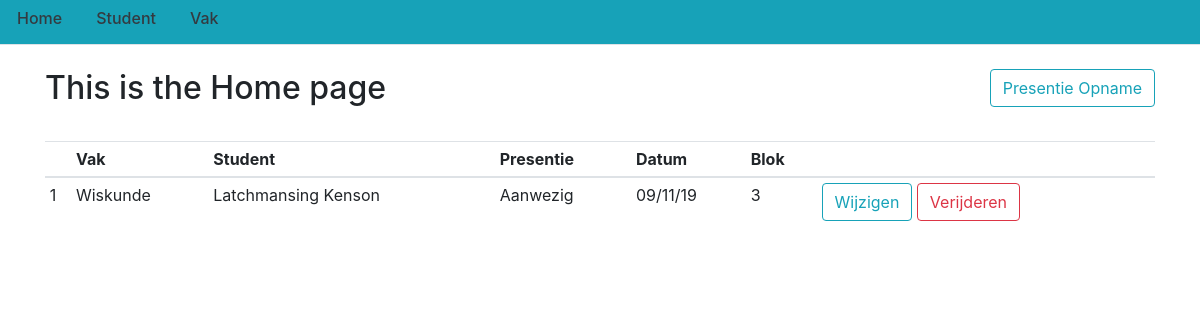
Page /home on the earlier database version.
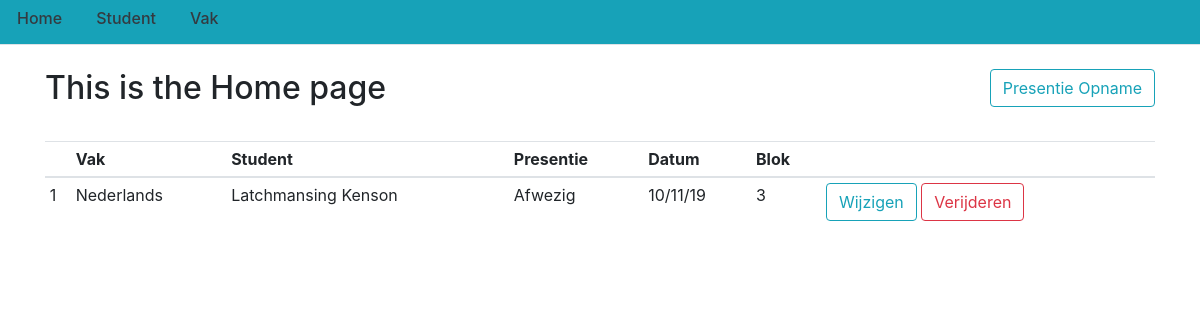
Same page on the later database version.
### flasklog/models.py (models this page shows, shortened)
class Presentie(db.Model):
    pres_id = db.Column(db.Integer(), primary_key=True)
    vak_id = db.Column(db.Integer(), db.ForeignKey('vak.vak_id'), nullable=False)
    student_id = db.Column(db.Integer(), db.ForeignKey('student.student_id'), nullable=False)
    presentie = db.Column(db.String(30), nullable=False)
    blok = db.Column(db.String(30), nullable=False)
    datum = db.Column(db.DateTime, nullable=False, default=datetime.now)

class Vak(db.Model):
    vak_id = db.Column(db.Integer(), primary_key=True)
    vakcode = db.Column(db.String(225), unique=True, nullable=False)
    vaknaam = db.Column(db.String(225), unique=True, nullable=False)
    presentie = db.relationship('Presentie', backref='vak', lazy=True)

class Student(db.Model):
    student_id = db.Column(db.Integer(), primary_key=True)
    naam = db.Column(db.String(225), nullable=False)
    voornaam = db.Column(db.String(225), nullable=False)
    studentnummer = db.Column(db.String(225), unique=True, nullable=False)
    richting = db.Column(db.String(225), nullable=False)
    cohort = db.Column(db.Integer(), nullable=False)
    leerjaar = db.Column(db.String(30), nullable=False)
    presentie = db.relationship('Presentie', backref='student', lazy=True)

### flasklog/routes.py (the view)
@app.route('/')
@app.route('/home')
def home():
    pres = Presentie.query.all()
    return render_template('home.html', title='Home', posts=pres)

### flasklog/templates/home.html
{% extends "layout.html" %}
{% block content %}
<br>
<div>
    <div class="float-right">
        <a href="{{ url_for('presentie') }}">
            <button type="button" class="btn btn-outline-info">Presentie Opname</button>
        </a>
    </div>
    <div class="float-left">
        <h2>This is the Home page</h2>
    </div>
</div>
<br>
<br>
<br>
<div style="height: 20em; overflow: auto;">
    <table id="tbl_student" class="table table-sm">
        <thead>
            <tr>
                <th scope="col"></th>
                <th scope="col">Vak</th>
                <th scope="col">Student</th>
                <th scope="col">Presentie</th>
                <th scope="col">Datum</th>
                <th scope="col">Blok</th>
                <th scope="col"></th>
            </tr>
        </thead>
        <tbody>
            {% for pres in posts %}
            <tr>
                <td>{{ pres.pres_id }}</td>
                <td>{{ pres.vak.vaknaam }}</td>
                <td>{{ pres.student.naam }} {{ pres.student.voornaam }}</td>
                <td>{{ pres.presentie }}</td>
                <td>{{ pres.datum.strftime('%d/%m/%y') }}</td>
                <td>{{ pres.blok }}</td>
                <td>
                    <a href="{{ url_for('pres', id=pres.pres_id) }}">
                        <button type="button" class="btn btn-outline-info">Wijzigen</button>
                    </a>
                    <a href="{{ url_for('verwijder_pres', id=pres.pres_id) }}">
                        <button type="button" class="btn btn-outline-danger">Verijderen</button>
                    </a>
                </td>
            </tr>
            {% endfor %}
        </tbody>
    </table>
</div>
{% endblock content %}

### flasklog/templates/layout.html (shortened to what this page needs)
<!DOCTYPE html>
<html>
<head>
    <link rel="stylesheet" href="https://stackpath.bootstrapcdn.com/bootstrap/4.3.1/css/bootstrap.min.css"
>
</head>
<body>
    <header>
        <div class="nav_bar, bg-info text-white">
            <ul class="nav nav-tabs">
                <li class="nav-item">
                    <a class="nav-link" href="{{ url_for('home') }}">
                        <h6 class="text-dark">Home</h6>
                    </a>
                </li>
                <li class="nav-item">
                    <a class="nav-link" href="{{ url_for('studenten') }}">
                        <h6 class="text-dark">Student</h6>
                    </a>
                </li>
                <li class="nav-item">
                    <a class="nav-link" href="{{ url_for('vakken') }}">
                        <h6 class="text-dark">Vak</h6>
                    </a>
                </li>
            </ul>
        </div>
    </header>
    <div class="container">
        {% block content %}
        {% endblock %}
    </div>
</body>
</html>

Differences in the rows shown:
changed Presentie "Latchmansing": vak.vaknaam "Wiskunde" → "Nederlands"; presentie "Aanwezig" → "Afwezig"; datum "09/11/19" → "10/11/19"
